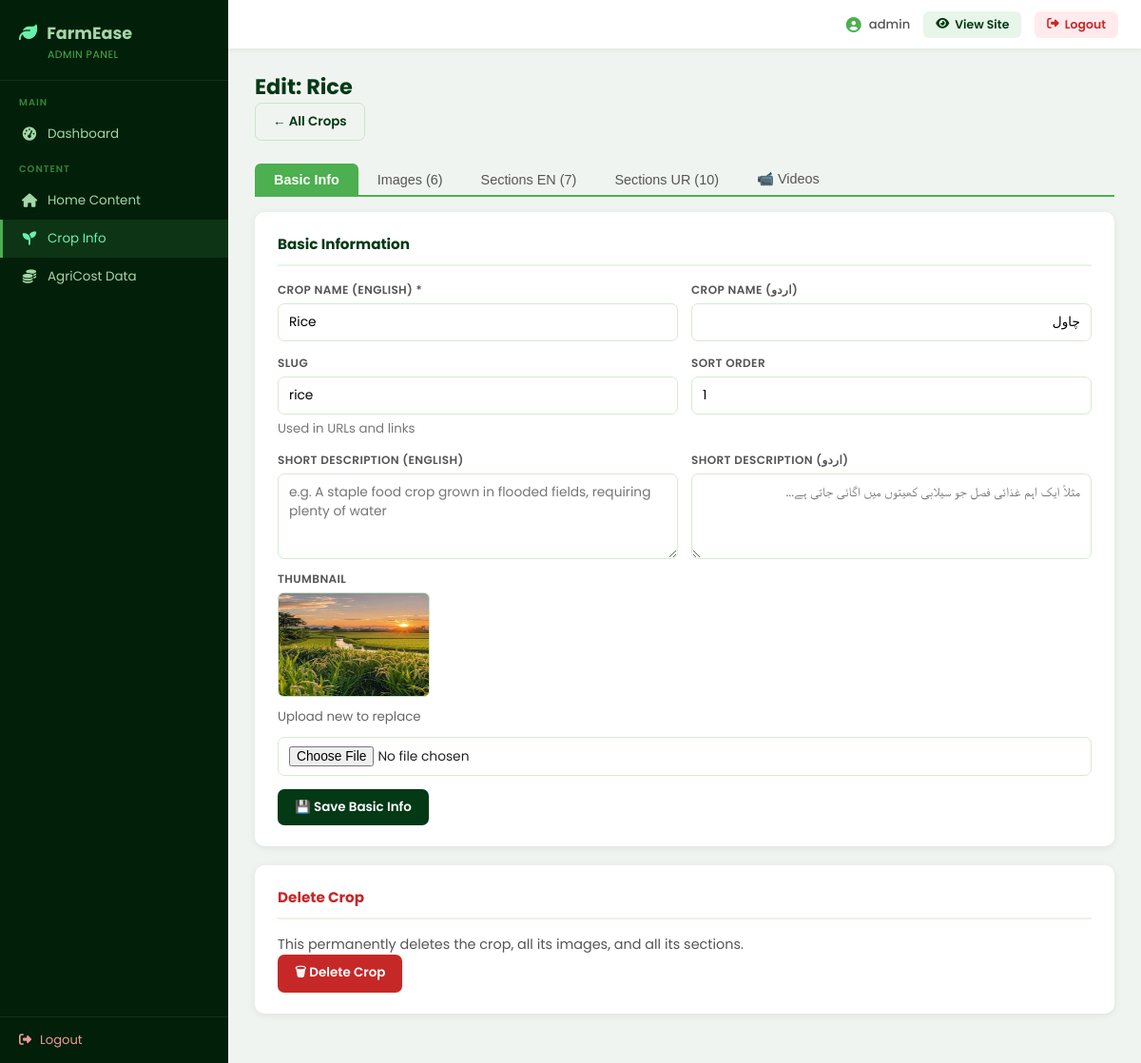
Page /backend/admin/crop-info.php?view=edit&id=1 (signed in) on the earlier database version.
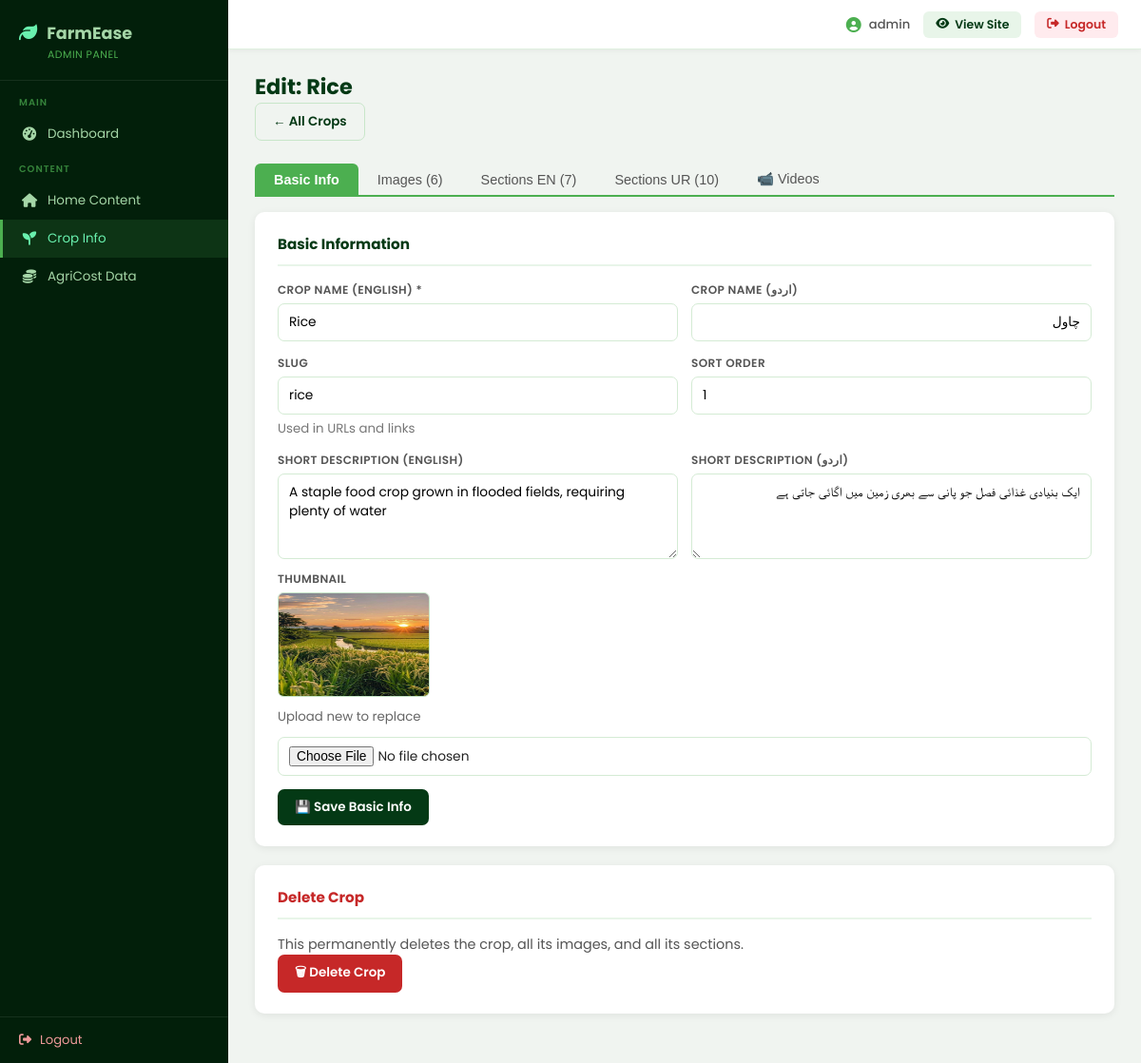
Same page on the later database version.
### tables this page shows
CREATE TABLE `crops` (
  `id` int(11) NOT NULL,
  `slug` varchar(50) NOT NULL,
  `name_en` varchar(100) DEFAULT '',
  `name_ur` varchar(100) DEFAULT '',
  `desc_en` text DEFAULT NULL,
  `desc_ur` text DEFAULT NULL,
  `thumbnail` varchar(255) DEFAULT '',
  `video_1` varchar(100) DEFAULT '',
  `video_2` varchar(100) DEFAULT '',
  `video_3` varchar(100) DEFAULT '',
  `video_4` varchar(100) DEFAULT '',
  `sort_order` int(11) DEFAULT 0
);

### backend/admin/crop-info.php (the view, shortened to what the changed rows need)
<?php
function imgUrl($path) {
    return str_starts_with($path, 'http') ? $path : '../../frontend/' . $path;
}
global $conn;
$view = $_GET['view'] ?? '';
$id   = (int)($_GET['id'] ?? 0);
$msg  = $_GET['msg'] ?? '';
$tab  = $_GET['tab'] ?? 'basic';
$crop = null;
$images = [];
$secEn = [];
$secUr = [];
if ($view === 'edit' && $id) {
    $crop   = $conn->query("SELECT * FROM crops WHERE id=$id")->fetch_assoc();
    $images = $conn->query("SELECT * FROM crop_images WHERE crop_id=$id ORDER BY sort_order")->fetch_all(MYSQLI_ASSOC);
    $secEn  = $conn->query("SELECT * FROM crop_sections WHERE crop_id=$id AND lang='en' ORDER BY sort_order")->fetch_all(MYSQLI_ASSOC);
    $secUr  = $conn->query("SELECT * FROM crop_sections WHERE crop_id=$id AND lang='ur' ORDER BY sort_order")->fetch_all(MYSQLI_ASSOC);
}
$allCrops = $conn->query("SELECT * FROM crops ORDER BY sort_order, name_en")->fetch_all(MYSQLI_ASSOC);
?>
<!DOCTYPE html><html lang="en"><head><meta charset="UTF-8"><title>Crop Info</title>
<?php include __DIR__ . '/partials/head-styles.php'; ?>
</head><body>
<div class="layout">
<main class="content">
<?php if ($view === 'new'): ?>
<div class="page-header">
  <h1>Add New Crop</h1>
  <a href="crop-info.php" class="btn btn-outline">← Back</a>
</div>
<?php if ($msg === 'slug_taken'): ?>
<div class="alert alert-error">⚠ That slug is already taken. Choose a different one.</div>
<?php endif; ?>
<div class="card">
  <form method="POST" enctype="multipart/form-data">
    <input type="hidden" name="_action" value="create">
    <div class="form-grid">
      <div class="form-group">
        <label>Crop Name (English) *</label>
        <input type="text" name="name_en" required placeholder="e.g. Wheat">
      </div>
      <div class="form-group">
        <label>Crop Name (اردو)</label>
        <input type="text" name="name_ur" dir="rtl" placeholder="e.g. گندم">
      </div>
      <div class="form-group">
        <label>Slug (URL key) *</label>
        <input type="text" name="slug" required placeholder="e.g. wheat" id="slugInput">
        <small style="color:#777">Lowercase letters, numbers, hyphens only</small>
      </div>
      <div class="form-group">
        <label>Sort Order</label>
        <input type="number" name="sort_order" value="0">
      </div>
      <div class="form-group">
        <label>Short Description (English)</label>
        <textarea name="desc_en" rows="2" placeholder="e.g. A staple food crop grown in flooded fields, requiring plenty of water"></textarea>
      </div>
      <div class="form-group">
        <label>Short Description (اردو)</label>
        <textarea name="desc_ur" rows="2" dir="rtl" placeholder="مثلاً ایک اہم غذائی فصل جو سیلابی کھیتوں میں اگائی جاتی ہے..."></textarea>
      </div>
    </div>
    <div class="form-group" style="margin-top:12px">
      <label>Thumbnail Image</label>
      <input type="file" name="thumbnail" accept="image/*">
    </div>
    <div class="btn-group" style="margin-top:16px">
      <button type="submit" class="btn btn-primary">Create Crop →</button>
      <a href="crop-info.php" class="btn btn-outline">Cancel</a>
    </div>
  </form>
</div>
<script>
document.querySelector('input[name="name_en"]').addEventListener('input', function(){
  const s = document.getElementById('slugInput');
  if (!s.dataset.manual) s.value = this.value.toLowerCase().replace(/[^a-z0-9]+/g,'-').replace(/^-|-$/g,'');
});
document.getElementById('slugInput').addEventListener('input', function(){ this.dataset.manual = '1'; });
</script>
<?php elseif ($view === 'edit' && $crop): ?>
<div class="page-header">
  <h1>Edit: <?= htmlspecialchars($crop['name_en']) ?></h1>
  <a href="crop-info.php" class="btn btn-outline">← All Crops</a>
</div>
<div class="tab-strip">
  <button class="<?= $tab==='basic'?'active':'' ?>" onclick="showTab('basic')">Basic Info</button>
  <button class="<?= $tab==='images'?'active':'' ?>" onclick="showTab('images')">Images (<?= count($images) ?>)</button>
  <button class="<?= $tab==='en'?'active':'' ?>" onclick="showTab('en')">Sections EN (<?= count($secEn) ?>)</button>
  <button class="<?= $tab==='ur'?'active':'' ?>" onclick="showTab('ur')">Sections UR (<?= count($secUr) ?>)</button>
  <button class="<?= $tab==='videos'?'active':'' ?>" onclick="showTab('videos')">📹 Videos</button>
</div>
<div id="tab-basic" class="tab-pane <?= $tab==='basic'?'show':'' ?>">
<div class="card">
  <h2>Basic Information</h2>
  <form method="POST" enctype="multipart/form-data">
    <div class="form-grid">
      <div class="form-group">
        <label>Crop Name (English) *</label>
        <input type="text" name="name_en" value="<?= htmlspecialchars($crop['name_en']) ?>" required>
      </div>
      <div class="form-group">
        <label>Crop Name (اردو)</label>
        <input type="text" name="name_ur" dir="rtl" value="<?= htmlspecialchars($crop['name_ur']) ?>">
      </div>
      <div class="form-group">
        <label>Slug</label>
        <input type="text" name="slug" value="<?= htmlspecialchars($crop['slug']) ?>" required>
        <small style="color:#777">Used in URLs and links</small>
      </div>
      <div class="form-group">
        <label>Sort Order</label>
        <input type="number" name="sort_order" value="<?= (int)$crop['sort_order'] ?>">
      </div>
      <div class="form-group">
        <label>Short Description (English)</label>
        <textarea name="desc_en" rows="2" placeholder="e.g. A staple food crop grown in flooded fields, requiring plenty of water"><?= htmlspecialchars($crop['desc_en'] ?? '') ?></textarea>
      </div>
      <div class="form-group">
        <label>Short Description (اردو)</label>
        <textarea name="desc_ur" rows="2" dir="rtl" placeholder="مثلاً ایک اہم غذائی فصل جو سیلابی کھیتوں میں اگائی جاتی ہے..."><?= htmlspecialchars($crop['desc_ur'] ?? '') ?></textarea>
      </div>
    </div>
    <div class="form-group" style="margin-top:12px">
      <label>Thumbnail</label>
      <?php if ($crop['thumbnail']): ?>
        <img src="<?= htmlspecialchars(imgUrl($crop['thumbnail'])) ?>" class="img-preview" style="max-width:160px;max-height:110px;border-radius:6px;border:1px solid #c8e6c9;display:block;margin-bottom:6px">
        <small style="color:#666">Upload new to replace</small>
      <?php endif; ?>
      <input type="file" name="thumbnail" accept="image/*" style="margin-top:6px">
    </div>
    <div class="btn-group" style="margin-top:14px">
      <button type="submit" class="btn btn-primary">💾 Save Basic Info</button>
    </div>
  </form>
</div>
<div class="card" style="border-color:#ffcdd2">
  <h2 style="color:#c62828">Delete Crop</h2>
  <p style="color:#555;font-size:.9rem">This permanently deletes the crop, all its images, and all its sections.</p>
  <form method="POST" onsubmit="return confirm('Delete this crop and ALL its data? This cannot be undone.')">
    <button type="submit" class="btn btn-danger">🗑 Delete Crop</button>
  </form>
</div>
</div>
<?php endif; ?>
</main></div></body></html>

Differences in the rows shown:
changed crops "Rice": desc_en (not shown) → "A staple food crop grown in flooded fields, requiring plenty of water"; desc_ur (not shown) → "ایک بنیادی غذائی فصل جو پانی سے بھری زمین میں اگائی جاتی ہے"
